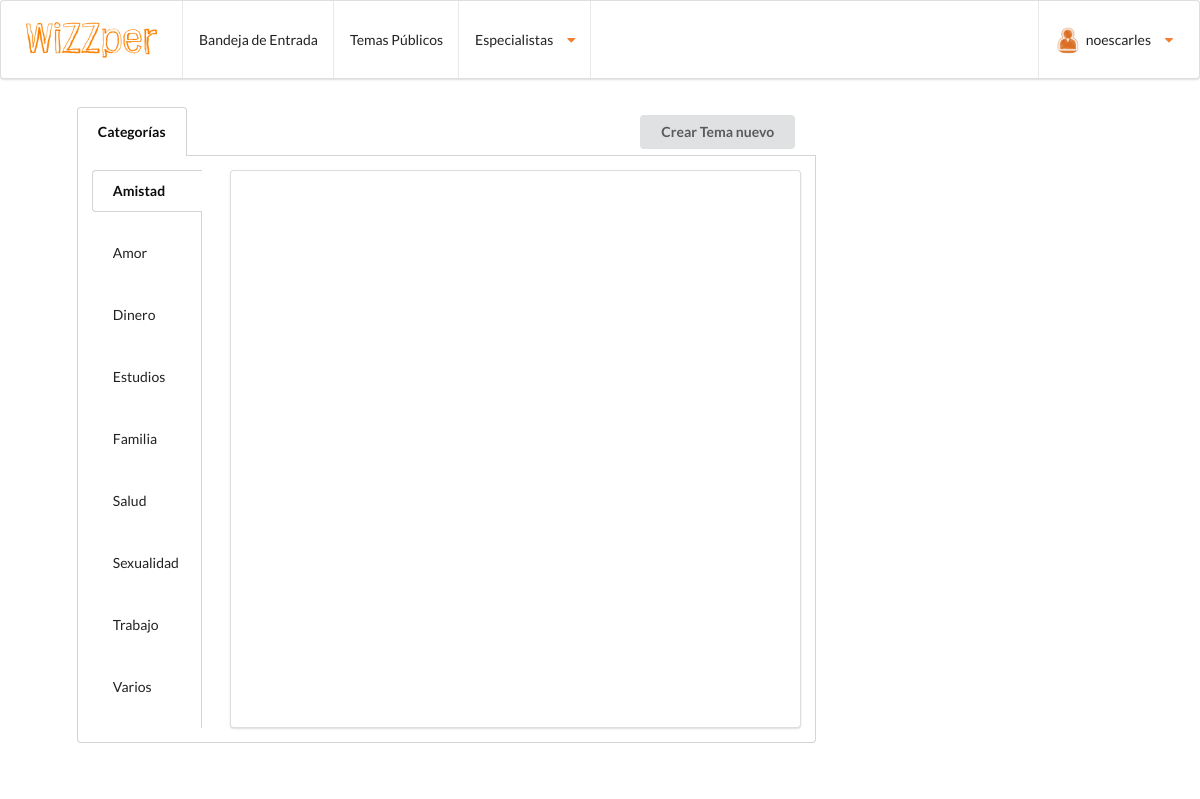
The page /temasPublicos.php (signed in) on the database as committed earlier.
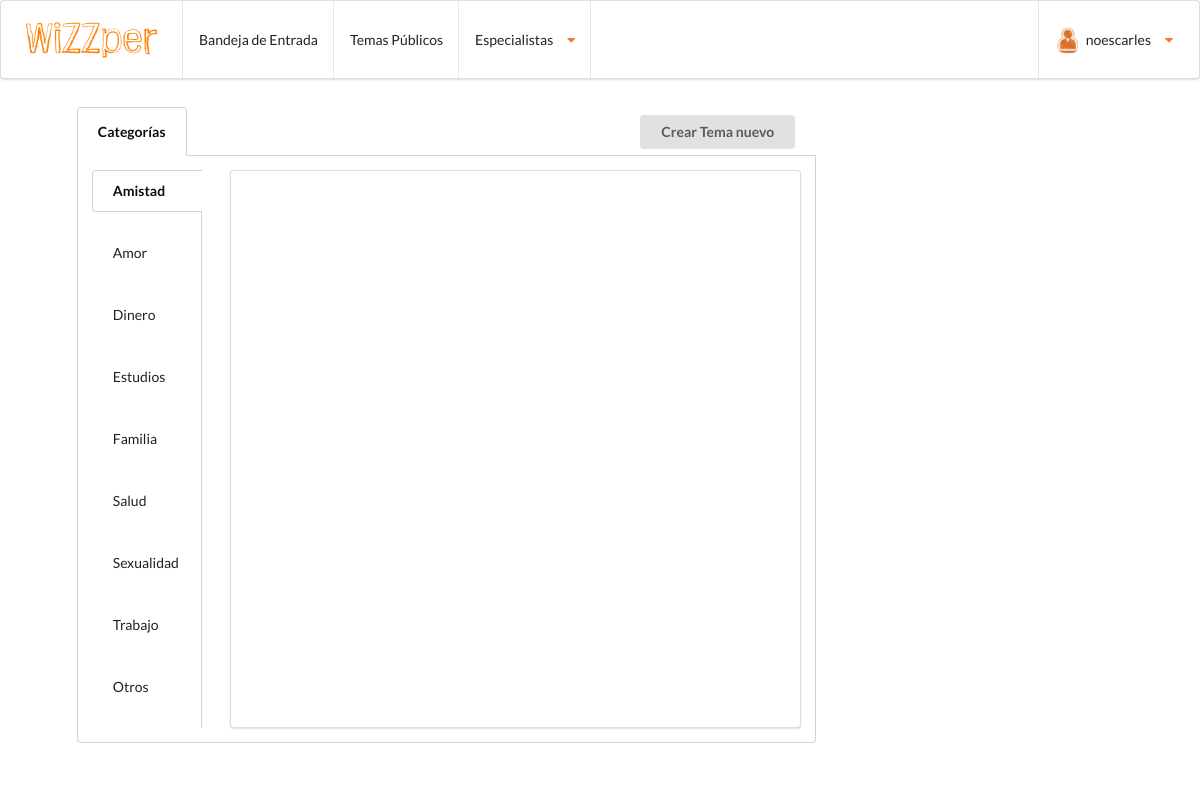
The same page on the database as committed later.
### tables this page shows
CREATE TABLE IF NOT EXISTS `tbl_categories` (
		`cate_id` int(11) NOT NULL,
		`cate_name` varchar(50) NULL
	);

### generosTemasPublicos.php (the view, shortened to what this page needs)
<?php
	include ("conexion.php");
	$sql = "SELECT tbl_categories.cate_id, tbl_categories.cate_name from tbl_categories";
	$datos = mysqli_query($con, $sql);
	if(mysqli_num_rows($datos) > 0){
		echo "<div class='ui grid'>
				<div class='three wide column'>
					<div class='ui vertical fluid tabular menu'>";
	$count = 0;
		while($send = mysqli_fetch_array($datos)){
			if($count == 0){
				echo "<a id='$send[cate_name]' f='$send[cate_name]' class='item active'>$send[cate_name]</a><br/> ";
				$count++;
			}else{
				echo "<a id='$send[cate_name]' f='$send[cate_name]' class='item'>$send[cate_name]</a><br/> ";
			}
		}
			echo "</div>
			  </div>
			  <div class='thirteen wide stretched column'>
				<div class='ui segment'>
					<div id='container' class='ui grid'>
					</div>
				</div>
			  </div>
			</div>";
	}
?>

### temasPublicos.php (shortened to what this page needs)
<!DOCTYPE html>
<html lang="es">
    <head>
        <link rel="stylesheet" type="text/css" href="css/style.css">
        <link rel="stylesheet" type="text/css" href="dist/semantic.min.css">
    </head>
    <body>
		<header>
            <nav class="ui stackable menu">
                <span class="item"><img class="ui small image" src="media/logo/loguito.png" onclick="location.href='index.php'"></span>
                <a class="item" href="index.php">
                    Bandeja de Entrada
                </a>
                 <a class="item" href="temasPublicos.php">
                    Temas Públicos
                </a>
                <div class="ui simple dropdown item">
                    Especialistas <i class="dropdown orange icon"></i>
                </div>
                <div class="ui simple right floated dropdown item" id="user_options">
                    <img class="ui avatar image" src="media/img/users_avatar.png"><?php echo $_COOKIE["wizzper"];?><i class="dropdown orange icon"></i>
                </div>
            </nav>
        </header>
    		<div class="ui vertically divided stackable grid" id="grid_cuerpo">
				<div class="four column row">
					<div class="one wide column">
					</div>
                    <div class="ten wide column">
						<div class="ui top attached tabular menu">
							<div id="foro" class="item active">
								Categorías
							</div>
							<div class="right menu">
								<div class="item">
									<div id="menNuevo" class="ui tema button"> Crear Tema nuevo</div><br/>
								</div>
							</div>
						</div>
						<div class="ui bottom attached segment">
							<?php
							include ("generosTemasPublicos.php");
							?>
						</div>
                    </div>
                    <div class="four wide column">
                    </div>
					<div class="one wide column">
					</div>
				</div>
            </div>
    </body>
</html>

### css/style.css (style rules this page uses)
#user_options { right:10px; }
#grid_cuerpo { margin-top:0px; }

Rows that differ between the two databases and show on the page:
changed tbl_categories: cate_name "Varios" → "Otros"
